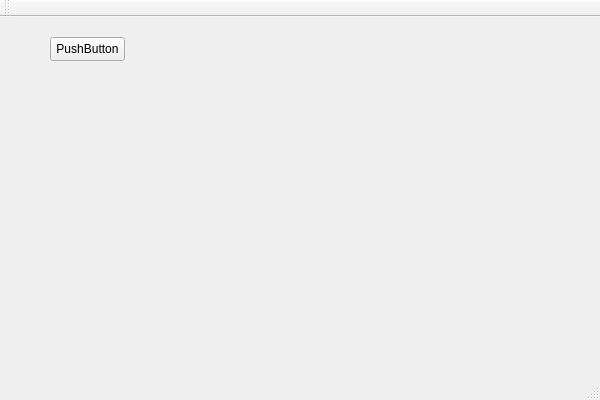
<?xml version="1.0" encoding="UTF-8"?>
<ui version="4.0">
 <class>QT_FaceRecognizerClass</class>
 <widget class="QMainWindow" name="QT_FaceRecognizerClass">
  <property name="geometry">
   <rect>
    <x>0</x>
    <y>0</y>
    <width>600</width>
    <height>400</height>
   </rect>
  </property>
  <property name="windowTitle">
   <string>QT_FaceRecognizer</string>
  </property>
  <widget class="QWidget" name="centralWidget">
   <widget class="QPushButton" name="pushButton">
    <property name="geometry">
     <rect>
      <x>50</x>
      <y>20</y>
      <width>75</width>
      <height>24</height>
     </rect>
    </property>
    <property name="text">
     <string>PushButton</string>
    </property>
   </widget>
  </widget>
  <widget class="QMenuBar" name="menuBar">
   <property name="geometry">
    <rect>
     <x>0</x>
     <y>0</y>
     <width>600</width>
     <height>22</height>
    </rect>
   </property>
  </widget>
  <widget class="QToolBar" name="mainToolBar">
   <attribute name="toolBarArea">
    <enum>TopToolBarArea</enum>
   </attribute>
   <attribute name="toolBarBreak">
    <bool>false</bool>
   </attribute>
  </widget>
  <widget class="QStatusBar" name="statusBar"/>
 </widget>
 <layoutdefault spacing="6" margin="11"/>
 <resources>
  <include location="QT_FaceRecognizer.qrc"/>
 </resources>
 <connections>
  <connection>
   <sender>pushButton</sender>
   <signal>clicked()</signal>
   <receiver>QT_FaceRecognizerClass</receiver>
   <slot>monSlot()</slot>
   <hints>
    <hint type="sourcelabel">
     <x>104</x>
     <y>71</y>
    </hint>
    <hint type="destinationlabel">
     <x>198</x>
     <y>183</y>
    </hint>
   </hints>
  </connection>
 </connections>
 <slots>
  <slot>monSlot()</slot>
 </slots>
</ui>
